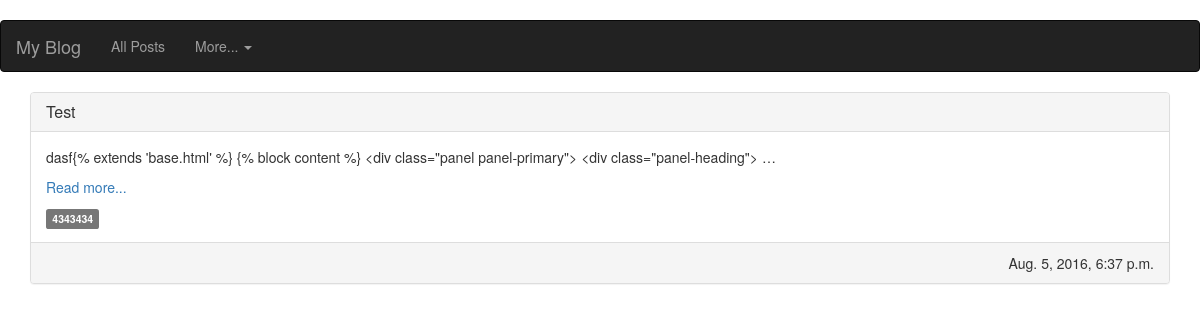
The page /blog/ on the database as committed earlier.
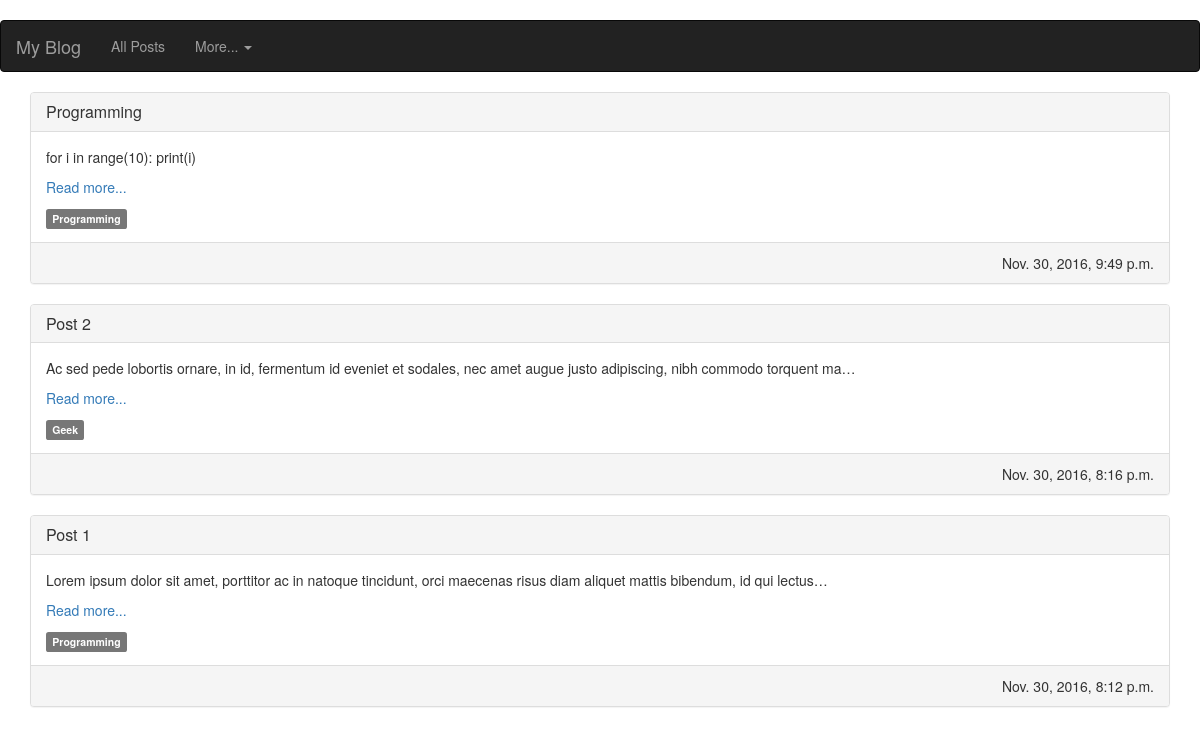
The same page on the database as committed later.
### blog/models.py (models this page shows, shortened)
class Post(models.Model):
    title = models.CharField(max_length=225)
    content = models.TextField(max_length=10000)
    published = models.BooleanField(default=False)
    created_date = models.DateTimeField(auto_now_add=True)
    modified_date = models.DateTimeField(auto_now=True)
    category = models.ForeignKey(Category, on_delete=models.CASCADE)
    @models.permalink
    def get_absolute_url(self):
        return ('blog:detail', [self.pk])

class Category(models.Model):
    title = models.CharField(max_length=256, blank=True)
    created_date = models.DateTimeField(auto_now_add=True)
    modified_date = models.DateTimeField(auto_now=True)
    class Meta:
        verbose_name_plural = "Categories"
    def __str__(self):
        return self.title

### blog/views.py (the view)
class PostListView(ListView):
    model = Post
    queryset = Post.objects.all().order_by('-modified_date')

### blog/templates/blog/post_list.html
{% extends 'base.html' %}
{% block content %}
    {% for post in object_list %}
      {% if post.published %}
        <div class="panel panel-default">
            <div class="panel-heading">
              <h1 class="panel-title">{{ post.title }}</h1>
            </div>
            <div class="panel-body">
                <p>{{ post.content |truncatechars:127 }}</p>
                <p><a href="{{ post.get_absolute_url }}">Read more...</a></p>
                <span class="label label-default">{{ post.category }}</span>
            </div>
            <div class="panel-footer clearfix">
                <div class="pull-right">
                  {{ post.modified_date }}
                </div>
            </div>
        </div>
      {% endif %}
    {% empty %}
    <p>No Posts!!</p>
    {% endfor %}
{% endblock %}

### blog/templates/base.html (shortened to what this page needs)
{% load staticfiles %}
<!DOCTYPE html>
<html lang="en">
    <head>
        <link href="https://maxcdn.bootstrapcdn.com/bootstrap/3.3.6/css/bootstrap.min.css" rel="stylesheet">
    </head>
<body>
  <nav class="navbar navbar-inverse">
    <div class="container-fluid">
      <div class="navbar-header">
        <a class="navbar-brand" href="#">My Blog</a>
      </div>
      <div class="collapse navbar-collapse" id="bs-example-navbar-collapse-1">
        <ul class="nav navbar-nav">
          <li><a href="{% url 'blog:list'%}">All Posts</a></li>
          <li class="dropdown">
            <a href="#" class="dropdown-toggle" data-toggle="dropdown" role="button" aria-haspopup="true" aria-expanded="false">More... <span class="caret"></span></a>
          </li>
        </ul>
      </div>
    </div>
  </nav>
<div class="container">
     {% block content %}Empty page{% endblock %}
</div>
</body>
</html>

### blog/templates/base.html (style rules this page uses)
body { padding-top: 20px; }

Rows that differ between the two databases and show on the page:
removed Post: title "Test", content "dasf{% extends 'base.html' %} {% block content %} <div class=\"panel panel-primary\"> <div class=\"panel-heading\"> …", category "4343434", modified_date "Aug. 5, 2016, 6:37 p.m."
added Post: title "Programming", content "for i in range(10): print(i)", category "Programming", modified_date "Nov. 30, 2016, 9:49 p.m."
added Post: title "Post 2", content "Ac sed pede lobortis ornare, in id, fermentum id eveniet et sodales, nec amet augue justo adipiscing, nibh commodo torquent ma…", category "Geek", modified_date "Nov. 30, 2016, 8:16 p.m."
added Post: title "Post 1", content "Lorem ipsum dolor sit amet, porttitor ac in natoque tincidunt, orci maecenas risus diam aliquet mattis bibendum, id qui lectus…", category "Programming", modified_date "Nov. 30, 2016, 8:12 p.m."
